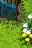

Rendered tile map (Tiled .tmx) drawn with the repository's tilesets; below, a short description and the full map source, tile grids included:
An orthogonal 2x3 tile map with 16x16 px tiles, 1 tile layer (Vrstva dlaždic 1).

<map version="1.0" tiledversion="1.1.6" orientation="orthogonal" renderorder="right-down" width="2" height="3" tilewidth="16" tileheight="16" infinite="0" nextobjectid="1">
 <tileset firstgid="1" name="MapSample-048" tilewidth="16" tileheight="16" tilecount="5280" columns="66">
  <image source="MapSample-048.jpg" width="1056" height="1280" />
 </tileset>
 <layer name="Vrstva dlaždic 1" width="2" height="3">
  <data encoding="csv">
4700,4701,
4766,4767,
4832,4833
</data>
 </layer>
</map>
